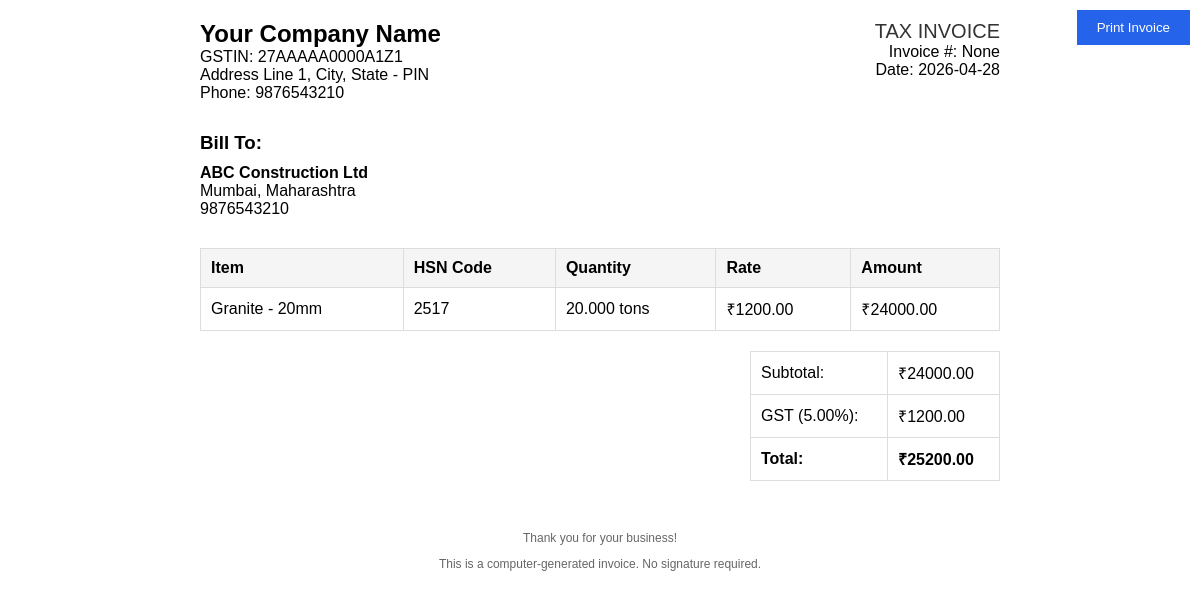
The page /sales/invoice/1 (signed in) on the database its author committed.
### models.py (models this page shows)
class Sales(db.Model):
    id = db.Column(db.Integer, primary_key=True)
    invoice_number = db.Column(db.String(50), unique=True)
    customer_id = db.Column(db.Integer, db.ForeignKey('customer.id'))
    stone_type = db.Column(db.String(50))
    size = db.Column(db.String(20))
    quantity = db.Column(db.Numeric(precision=15, scale=3))
    rate = db.Column(db.Numeric(precision=15, scale=2))
    amount = db.Column(db.Numeric(precision=15, scale=2))
    gst_rate = db.Column(db.Numeric(precision=5, scale=2), default=5)
    gst_amount = db.Column(db.Numeric(precision=15, scale=2), default=0)
    cgst_amount = db.Column(db.Numeric(precision=15, scale=2), default=0)
    sgst_amount = db.Column(db.Numeric(precision=15, scale=2), default=0)
    igst_amount = db.Column(db.Numeric(precision=15, scale=2), default=0)
    supply_type = db.Column(db.String(10), default='intra')
    total_amount = db.Column(db.Numeric(precision=15, scale=2))
    payment_type = db.Column(db.String(20), default='cash')
    payment_status = db.Column(db.String(20), default='paid')
    invoice_date = db.Column(db.Date, default=lambda: datetime.now(timezone.utc).date)
    created_at = db.Column(db.DateTime, default=utc_now)
    created_by = db.Column(db.Integer, db.ForeignKey('user.id'), nullable=True)
    customer = db.relationship('Customer', backref='sales_records')

class Customer(db.Model):
    id = db.Column(db.Integer, primary_key=True)
    name = db.Column(db.String(100), nullable=False)
    phone = db.Column(db.String(20))
    address = db.Column(db.Text)
    created_at = db.Column(db.DateTime, default=utc_now)

### routes/sales.py (the view)
@bp.route('/sales/invoice/<int:id>')
@login_required
def invoice(id):
    sale = Sales.query.get_or_404(id)
    return render_template('invoice.html', sale=sale)

### routes/auth_utils.py (called while the page is built)
def login_required(f):
    @wraps(f)
    def decorated_function(*args, **kwargs):
        if 'user_id' not in session:
            flash('Please log in to access this page', 'error')
            return redirect(url_for('auth.login'))
        user = db.session.get(User, session.get('user_id'))
        if user is None:
            session.clear()
            flash('Session expired. Please log in again.', 'error')
            return redirect(url_for('auth.login'))
        return f(*args, **kwargs)
    return decorated_function

### templates/invoice.html (shortened to what this page needs)
<!DOCTYPE html>
<html>
<head>
</head>
<body>
    <button class="print-btn" onclick="window.print()">Print Invoice</button>
    <div class="header">
        <div>
            <div class="company-name">Your Company Name</div>
            <div>GSTIN: 27AAAAA0000A1Z1</div>
            <div>Address Line 1, City, State - PIN</div>
            <div>Phone: 9876543210</div>
        </div>
        <div class="invoice-details">
            <div class="invoice-title">TAX INVOICE</div>
            <div>Invoice #: {{ sale.invoice_number }}</div>
            <div>Date: {{ sale.invoice_date }}</div>
        </div>
    </div>
    <div class="bill-to">
        <h3>Bill To:</h3>
        <div><strong>{{ sale.customer.name }}</strong></div>
        <div>{{ sale.customer.address }}</div>
        <div>{{ sale.customer.phone }}</div>
    </div>
    <table>
        <thead>
            <tr>
                <th>Item</th>
                <th>HSN Code</th>
                <th>Quantity</th>
                <th>Rate</th>
                <th>Amount</th>
            </tr>
        </thead>
        <tbody>
            <tr>
                <td>{{ sale.stone_type }} - {{ sale.size }}</td>
                <td>2517</td>
                <td>{{ sale.quantity }} tons</td>
                <td>₹{{ "%.2f"|format(sale.rate) }}</td>
                <td>₹{{ "%.2f"|format(sale.amount) }}</td>
            </tr>
        </tbody>
    </table>
    <div class="totals">
        <table>
            <tr>
                <td>Subtotal:</td>
                <td>₹{{ "%.2f"|format(sale.amount) }}</td>
            </tr>
            <tr>
                <td>GST ({{ sale.gst_rate }}%):</td>
                <td>₹{{ "%.2f"|format(sale.gst_amount) }}</td>
            </tr>
            <tr>
                <td><strong>Total:</strong></td>
                <td><strong>₹{{ "%.2f"|format(sale.total_amount) }}</strong></td>
            </tr>
        </table>
    </div>
    <div class="footer">
        <p>Thank you for your business!</p>
        <p>This is a computer-generated invoice. No signature required.</p>
    </div>
</body>
</html>

### templates/invoice.html (style rules this page uses)
body { font-family: Arial, sans-serif; max-width: 800px; margin: 0 auto; padding: 20px; }
.header { display: flex; justify-content: space-between; margin-bottom: 30px; }
.company-name { font-size: 24px; font-weight: bold; }
.invoice-title { font-size: 20px; color: #333; }
.invoice-details { text-align: right; }
.bill-to { margin-bottom: 30px; }
.bill-to h3 { margin-bottom: 10px; }
table { width: 100%; border-collapse: collapse; margin-bottom: 20px; }
th, td { border: 1px solid #ddd; padding: 10px; text-align: left; }
th { background: #f5f5f5; }
.totals { text-align: right; }
.totals table { width: 250px; margin-left: auto; }
.footer { margin-top: 50px; text-align: center; font-size: 12px; color: #666; }
.print-btn { position: fixed; top: 10px; right: 10px; padding: 10px 20px; background: #2563eb; color: white; border: none; cursor: pointer; }

### rows shown on the page
Sales: invoice_number "None", invoice_date "2026-04-28", stone_type "Granite", size "20mm", quantity "20.000", rate "1200.00", amount "24000.00", gst_rate "5.00", gst_amount "1200.00", total_amount "25200.00"
Customer: customer.name "ABC Construction Ltd", customer.address "Mumbai, Maharashtra", customer.phone "9876543210"
